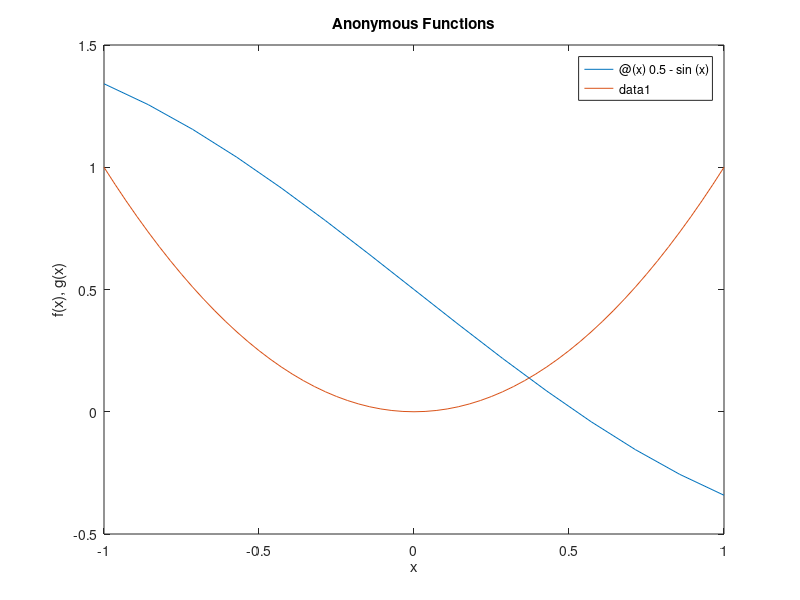

MATLAB code for this plot:
% Create a function handle to an anonymous function
% f(x) = 0.5 - sin(x)

f = @(x) 0.5 - sin(x);

% Plot the function from x = -1 to x = 1

fplot(f,[-1 1])

% Create a function handle to an anonymous function
% g(x) = x^2

g = @(x) x.^2;

% In the same figure, plot the function from -1 to 1
hold on
fplot(g,[-1 1])
title('Anonymous Functions')
xlabel('x')
ylabel('f(x), g(x)')
hold off